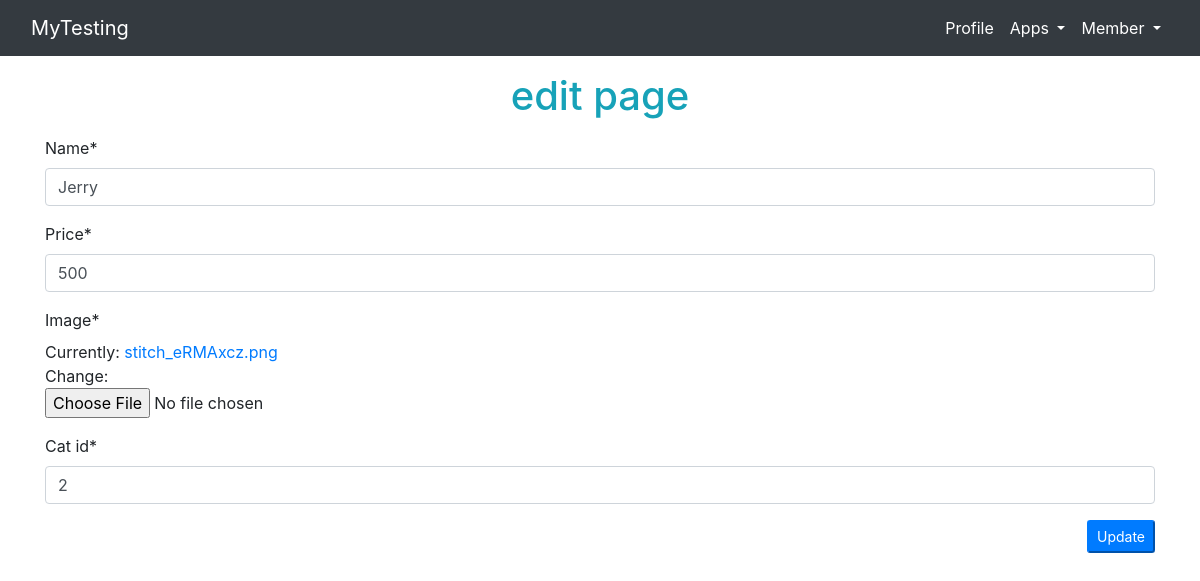
Screenshot of /edit/5 with the database file from the repository.
### product/models.py (models this page shows)
class Product (models.Model):
    name = models.CharField(max_length=225)
    created_at = models.DateTimeField(auto_now_add=True)
    price = models.IntegerField()
    image = models.ImageField()
    cat_id = models.IntegerField()

### product/views.py (the view)
def edit (request,id):
    ppt = Product.objects.get(id=id)
    if request.method == "POST":
        form = ProCreateForm(request.POST,request.FILES,instance=ppt)
        if form.is_valid():
            form.save()
            return redirect ('pro-all')
    else:
        form = ProCreateForm(instance=ppt)
    return render (request,'product/edit.html',{"form":form})

### product/forms.py
class ProCreateForm (forms.ModelForm):
    name = forms.CharField(max_length=225)
    price = forms.IntegerField()
    image = forms.ImageField()
    cat_id = forms.IntegerField()
    class Meta:
        model = Product
        fields = ['name','price','image','cat_id']

### product/templates/product/edit.html (shortened to what this page needs)
{% extends 'category/base.html' %}
{% load crispy_forms_tags %}
{% block content %}
<h1 class="text-center text-info my-3">edit page</h1>
<div class="container">
    <form method="post" enctype="multipart/form-data">
        {{form | crispy}}
        <button class="btn-sm btn-primary float-right">Update</button>
    </form>
</div>
{% endblock %}

### rows the page displays
Product: name "Jerry", price "500", cat_id "2"
